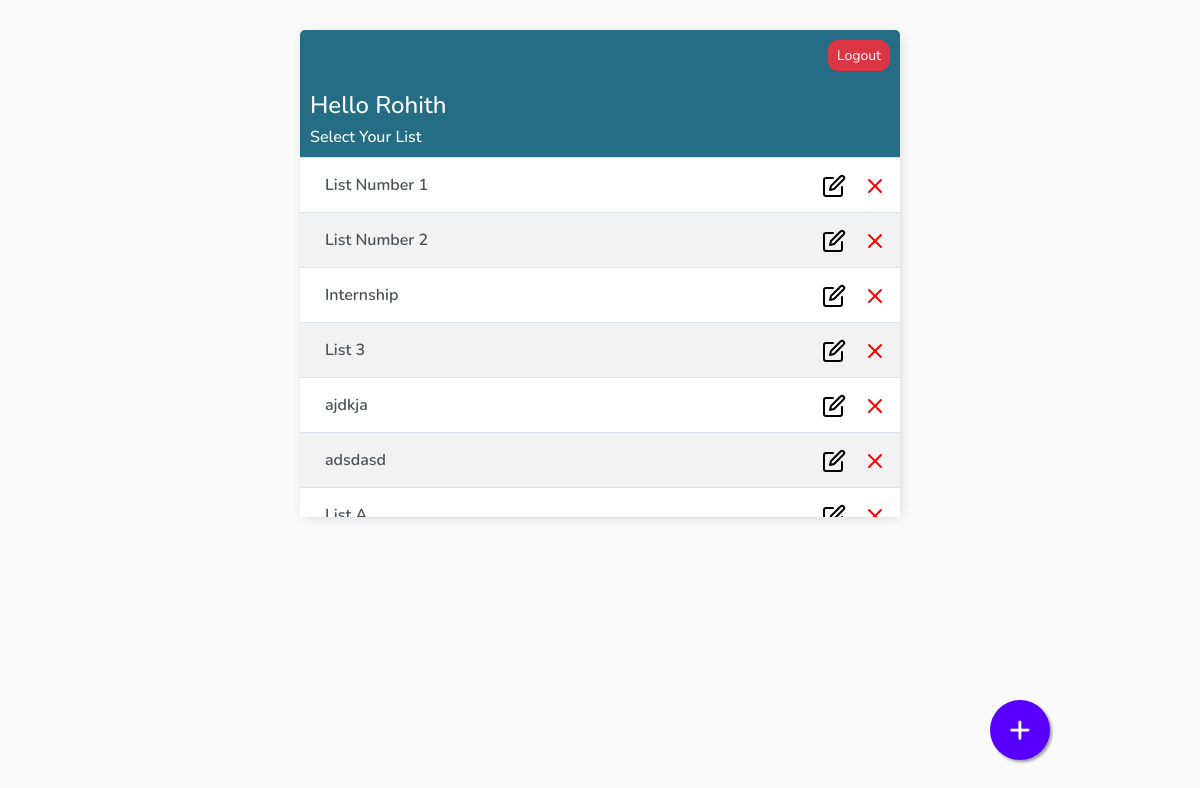
/lists/ (signed in), run on an earlier commit of the app's database.
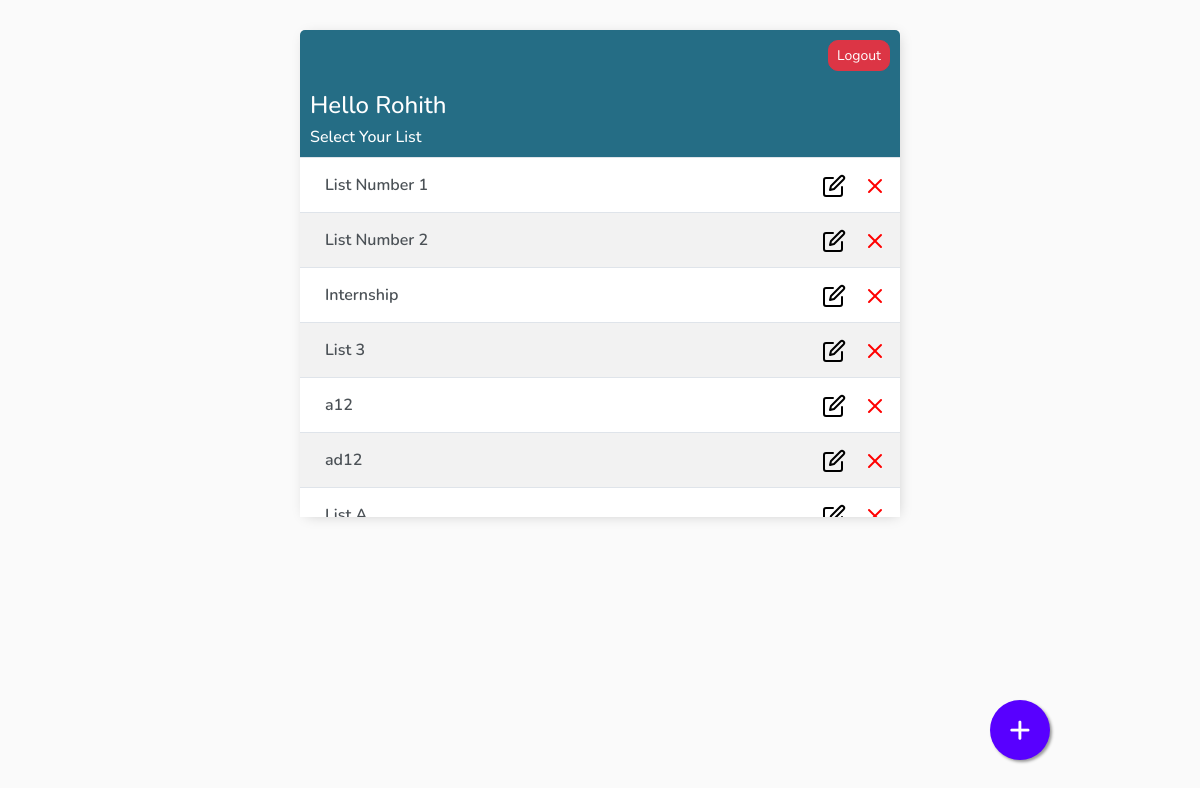
And on a later commit of the database.
### base/models.py (models this page shows)
class AbstractModel(models.Model):
    created_on = models.DateTimeField(auto_now_add=True)
    deleted_on = models.DateTimeField(null=True, blank=True)
    updated_on = models.DateTimeField(auto_now=True)
    created_by = models.ForeignKey(User, on_delete=models.CASCADE, null=True, blank=True, related_name='%(class)s_requests_created')
    updated_by = models.ForeignKey(User, on_delete=models.CASCADE, null=True, blank=True, related_name='%(class)s_requests_updated')
    deleted_by = models.ForeignKey(User, on_delete=models.CASCADE, null=True, blank=True, related_name='%(class)s_requests_deleted')
    class Meta:
        abstract = True

class List(AbstractModel):
    title = models.CharField(max_length=200)
    description = models.TextField(default='', blank=True)
    def __str__(self):
        return self.title

### base/views/ListList.py (the view)
# urls.py: path('', ListList.as_view(), name='lists'),
class ListList(LoginRequiredMixin, ListView):
    model = List
    context_object_name = 'lists'
    def get_context_data(self, **kwargs):
        context = super().get_context_data(**kwargs)
        context['lists'] = context['lists'].filter(created_by=self.request.user)
        search_input = self.request.GET.get('search-area') or ''
        if search_input:
            context['lists'] = context['lists'].filter(title__startswith=search_input)
        context['search_input'] = search_input
        return context

### base/templates/base/list_list.html (shortened to what this page needs)
{% extends 'base/main.html' %}
{% block content %}
<div class="header-bar">
    {% if request.user.is_authenticated %}
    <a id="logout" href="{% url 'logout' %}" class="btn btn-sm btn-danger">Logout</a>
    {% else %}
    <a id="logout" href="{% url 'login' %}" class="btn btn-danger">Login</a>
    {% endif %}
</div>
<div class="header">
    <div>
        <h4> Hello {{request.user|title}}</h4>
        <h6 style="margin:0">Select Your List</h6>
    </div>
</div>
<a id="add-link" href="{% url 'list-create' %}" style="text-decoration: none;">&#x2b;</a>
<div id="tasklist" class="task-items-wrapper" style="overflow:scroll; height:360px;">
    {% for list in lists %}
    <div class="task-wrapper" data-position="{{list.pk}}">
        <div class="task-title">
            <a href="{% url 'tasks' list.id %}" title="{{list.description}}">{{list}}</a>
        </div>
        <div class="task-controls">
            <a href="{% url 'list-update' list.id %}" style="text-decoration: none;">
                {% load static %}
                <img src="{% static 'base/edit(1).svg' %}">&nbsp;&nbsp;&nbsp;
            </a>
            <a href="{% url 'list-delete' list.id %}" style="text-decoration: none;">{% load static %}
                <img src="{% static 'base/cross.svg' %}">&nbsp;&nbsp;&nbsp;</a>
        </div>
    </div>
    {% empty %}
    <div style="text-align: center; padding-bottom: 10px; line-height: 1em;">
        <h5 style="color:black;">No new lists are created.</h5>
        <h5 style="color:black;">Create a <a style="text-decoration: none; color: #e53935;" href="{% url 'list-create' %}">New List</a> ! </h5>
    </div>
    {% endfor %}
</div>
{% endblock content%}

What changed in the data, as far as the page shows it:
changed List (number 5 of 7 on the later page): title "ajdkja" → "a12"
changed List (number 6 of 7 on the later page): title "adsdasd" → "ad12"
